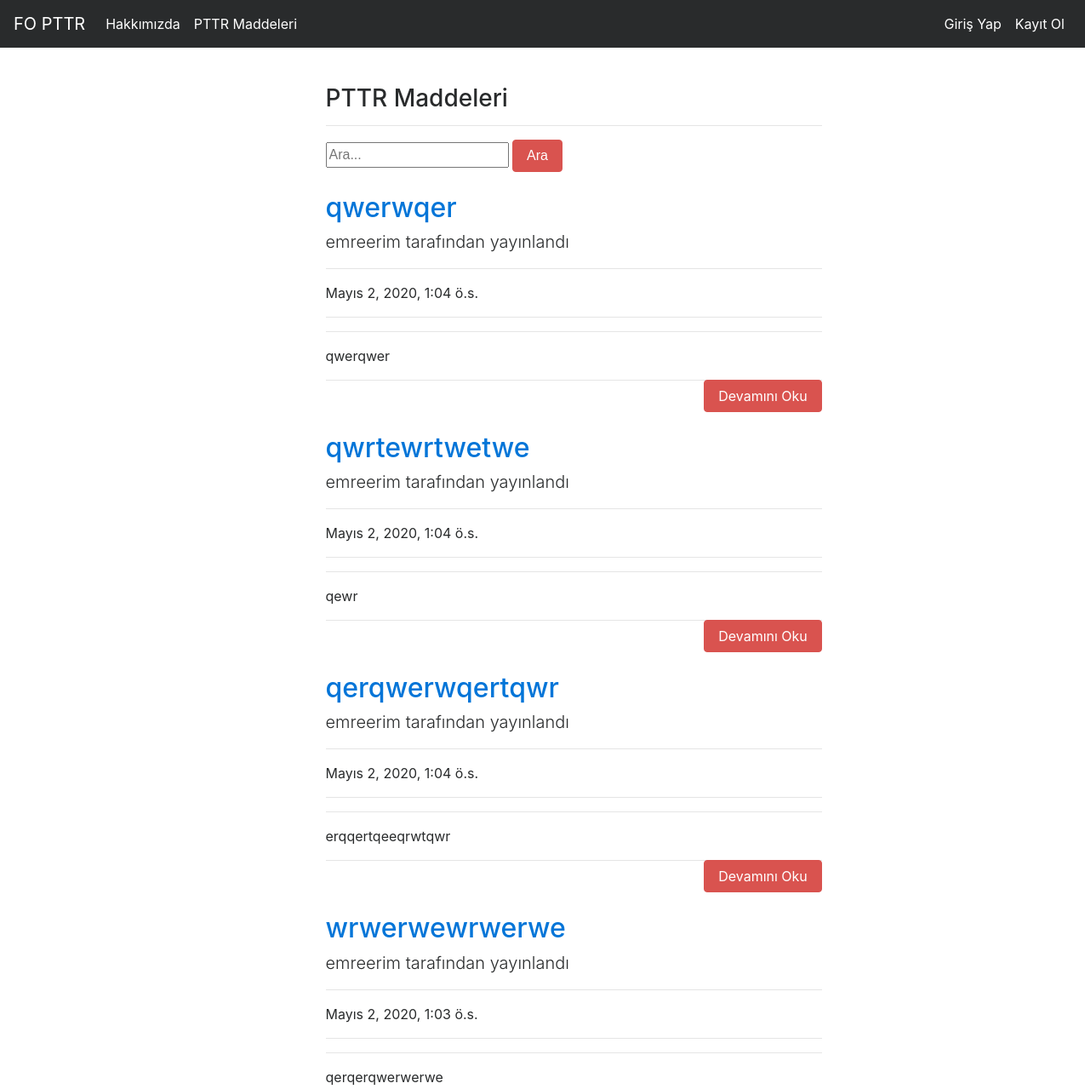
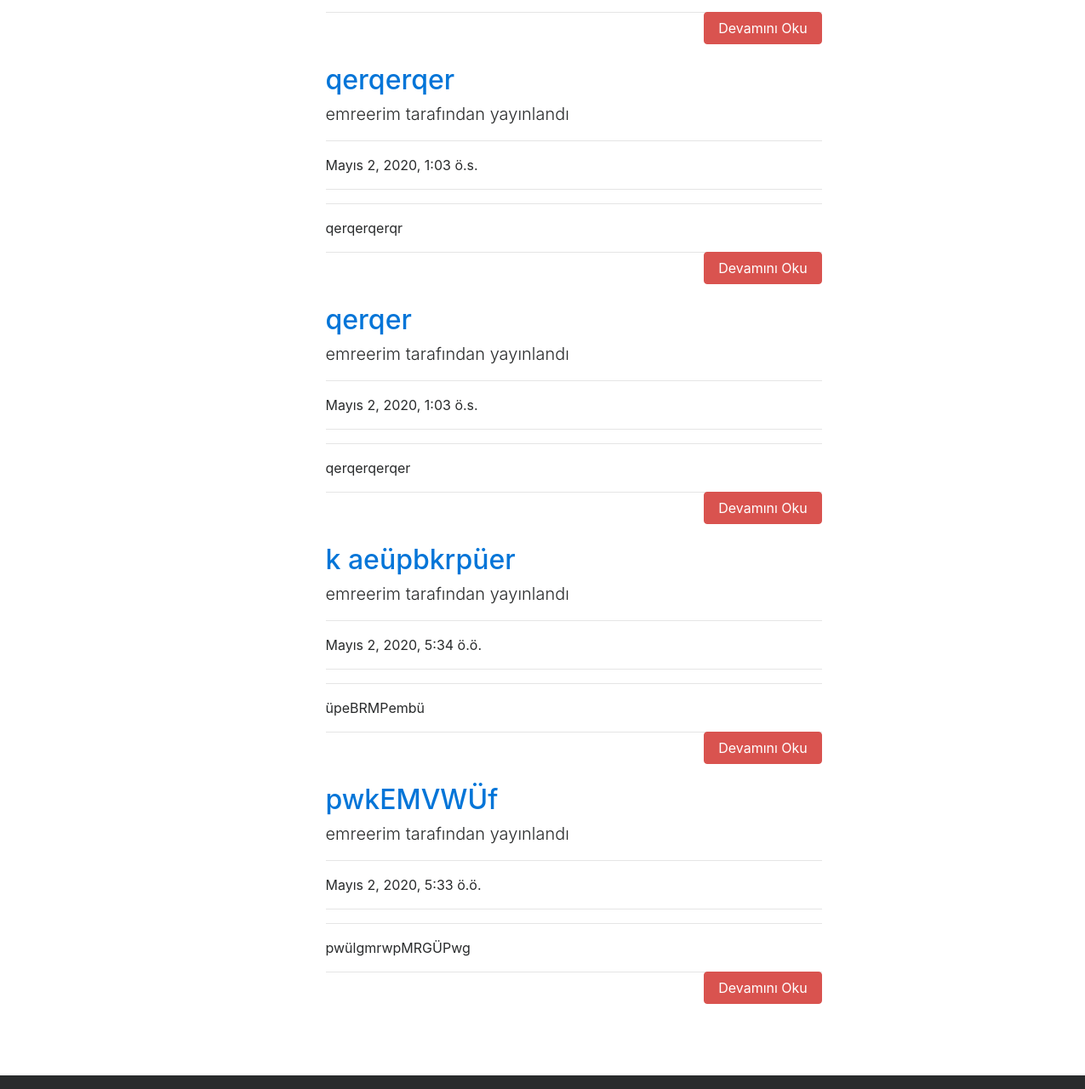
The app's page /articles/ with its own data (2 pictures, top to bottom).
### article/models.py (models this page shows, shortened)
class Article(models.Model):
    author = models.ForeignKey("auth.User",on_delete = models.CASCADE,verbose_name = "Madde Açan Kişi")
    title = models.CharField(max_length = 50,verbose_name = "Başlık")
    firma = models.CharField(max_length = 50, verbose_name= "Sorumlu Firma")
    content = RichTextField()
    created_date = models.DateTimeField(auto_now_add=True,verbose_name="Oluşturulma Tarihi")
    article_image = models.FileField(blank = True,null = True,verbose_name="Fotoğraf Ekle")
    class Meta:
        ordering = ['-created_date']

### article/views.py (the view)
# urls.py: path('',views.articles,name = "articles"),
def articles(request):
    keyword = request.GET.get("keyword")
    if keyword:
        articles = Article.objects.filter(title__contains = keyword)
        return render(request,"articles.html",{"articles":articles})
    articles = Article.objects.all()
    return render(request,"articles.html",{"articles":articles})

### templates/articles.html (shortened to what this page needs)
{% extends "layout.html" %}
{% block body %}
<div class ="row">
        <div class="col-md-10 offset-md-3">
            <div class="col-lg-8">
                <h3>PTTR Maddeleri</h3>
                <hr>
                </div>
        </div>
</div>
<div class ="row">
    <div class="col-md-10 offset-md-3">
        <div class="col-lg-8">
            <form>
                <input type="text" name = "keyword" class="input-sm" maxlength="64" placeholder="Ara...">
              <button type="submit" class="btn btn-danger">Ara</button>
            </form>
      </div>
    </div>
</div>
{% if articles %}
{% for article in articles %}
<div class="row">
    <div class="col-md-10 offset-md-3">
    <div class="col-lg-8">
      <a href="{% url 'article:detail' article.id %}"><h2 class="mt-4">{{article.title}}</h2></a>
      <p class="lead">
        {{article.author.username}} tarafından yayınlandı
      </p>
      <hr>
      <p>{{article.created_date}}</p>
      <hr>
      <hr>
      <p class="lead">
          {{article.content|safe|truncatewords:50}}
      </p>
      <a style ="float : right;" href="{% url 'article:detail' article.id %}" class ="btn btn-danger">Devamını Oku</a>
      <hr>
        </div>
      </div>
      </div>
{% endfor %}
{% endif %}
{% endblock body %}

### records on screen
Article: title "qwerwqer", author.username "emreerim", created_date "Mayıs 2, 2020, 1:04 ö.s.", content "qwerqwer"
Article: title "qwrtewrtwetwe", author.username "emreerim", created_date "Mayıs 2, 2020, 1:04 ö.s.", content "qewr"
Article: title "qerqwerwqertqwr", author.username "emreerim", created_date "Mayıs 2, 2020, 1:04 ö.s.", content "erqqertqeeqrwtqwr"
Article: title "wrwerwewrwerwe", author.username "emreerim", created_date "Mayıs 2, 2020, 1:03 ö.s.", content "qerqerqwerwerwe"
Article: title "qerqerqer", author.username "emreerim", created_date "Mayıs 2, 2020, 1:03 ö.s.", content "qerqerqerqr"
Article: title "qerqer", author.username "emreerim", created_date "Mayıs 2, 2020, 1:03 ö.s.", content "qerqerqerqer"
Article: title "k aeüpbkrpüer", author.username "emreerim", created_date "Mayıs 2, 2020, 5:34 ö.ö.", content "üpeBRMPembü"
Article: title "pwkEMVWÜf", author.username "emreerim", created_date "Mayıs 2, 2020, 5:33 ö.ö.", content "pwülgmrwpMRGÜPwg"
